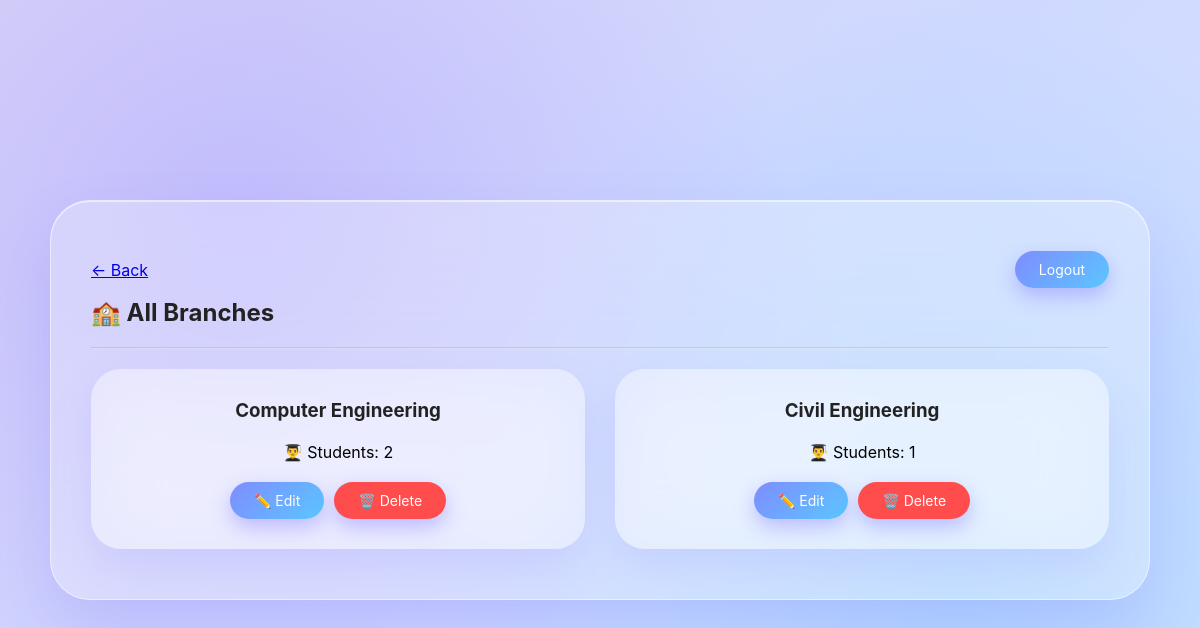
The page /view_branches.php (signed in) on the database its author committed.
### tables this page shows
CREATE TABLE `branches` (
  `id` int NOT NULL AUTO_INCREMENT,
  `principal_id` int DEFAULT NULL,
  `branch_name` varchar(100) DEFAULT NULL,
  `university_id` int DEFAULT NULL,
  PRIMARY KEY (`id`)
);

### view_branches.php (the view, shortened to what this page needs)
<?php
include("db.php");
$principal_id = $_SESSION['principal_id'];
$branches = mysqli_query($conn,
    "SELECT * FROM branches WHERE principal_id='$principal_id'"
);
?>
<!DOCTYPE html>
<html>
<head>
<link rel="stylesheet" href="style.css">
</head>
<body>
<div class="glass">
<div style="display:flex; justify-content:space-between; align-items:center;">
    <a href="principal_dashboard.php" class="back-link">← Back</a>
    <a href="logout.php" class="btn">Logout</a>
</div>
<h2 style="margin-top:10px;">🏫 All Branches</h2>
<hr style="margin:20px 0; opacity:0.3;">
<div class="card-container">
<?php while($row = mysqli_fetch_assoc($branches)) {
    $branch_id = $row['id'];
    $count = mysqli_fetch_assoc(mysqli_query($conn,
        "SELECT COUNT(*) AS total FROM students WHERE branch_id='$branch_id'"
    ))['total'];
?>
    <div class="card">
        <h3><?php echo $row['branch_name']; ?></h3>
        <p>👨‍🎓 Students: <?php echo $count; ?></p>
        <br>
        <div style="display:flex; gap:10px; justify-content:center;">
            <a href="edit_branch.php?id=<?php echo $branch_id; ?>" class="btn">
                ✏️ Edit
            </a>
            <button onclick="deleteBranch(<?php echo $branch_id; ?>)"
            class="btn" style="background:#ff4d4d;">
                🗑️ Delete
            </button>
        </div>
    </div>
<?php } ?>
</div>
</div>
</body>
</html>

### style.css (style rules this page uses)
* { margin:0; padding:0; box-sizing:border-box; font-family:-apple-system, BlinkMacSystemFont, "Segoe UI", sans-serif; }
body { min-height:100vh; display:flex; justify-content:center; align-items:center; background: radial-gradient(circle at 20% 30%, rgba(170,160,255,0.5), transparent 50%), radial-gradient(circle at 80% 70%, rgba(120,200,255,0.4), transparent 50%), linear-gradient(135deg,#dcd6f7,#cfd9ff,#d7e3ff); padding:20px; }
.glass { width:100%; max-width:1100px; padding:50px 40px; border-radius:40px; background:rgba(255,255,255,0.28); backdrop-filter:blur(50px); -webkit-backdrop-filter:blur(50px); border:1px solid rgba(255,255,255,0.5); box-shadow: 0 30px 60px rgba(120,110,255,0.2), inset 0 1px 0 rgba(255,255,255,0.6); }
h1, h2, h3 { color:#222; margin-bottom:20px; }
.btn { display:inline-block; padding:10px 24px; border-radius:25px; background:linear-gradient(135deg,#7f8cff,#5bc6ff); color:white; text-decoration:none; font-size:14px; border:none; cursor:pointer; transition:0.3s ease; box-shadow:0 8px 20px rgba(120,110,255,0.4); }
.card-container { display:flex; gap:30px; flex-wrap:wrap; }
.card { flex:1; min-width:250px; padding:30px; border-radius:30px; background:rgba(255,255,255,0.35); backdrop-filter:blur(35px); text-align:center; box-shadow:0 20px 40px rgba(130,120,255,0.15); transition:0.3s ease; }

### rows shown on the page
branches: branch_name "Computer Engineering", count "2"
branches: branch_name "Civil Engineering", count "1"
